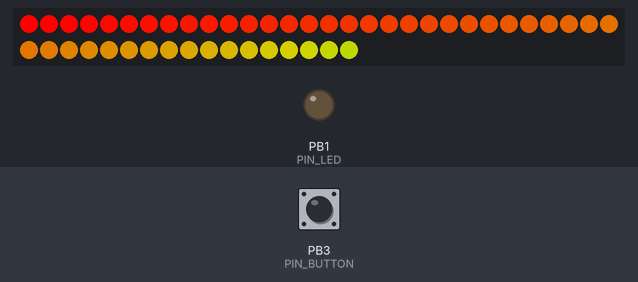
This sketch was run on a simulated ATtiny85, built with avr-gcc and run on an emulated ATtiny85. On the bench: 47 RGB LEDs in strip order, left to right, continuing on the next row, output pins drawn as LEDs (lit = HIGH). The test bench sets the inputs (shaded band); at power-on: PB3 (PIN_BUTTON) LOW.

Above: at 1.6 s.
3.3 s: PB3 (PIN_BUTTON) pulled HIGH for 1 s
At 4.4 s:
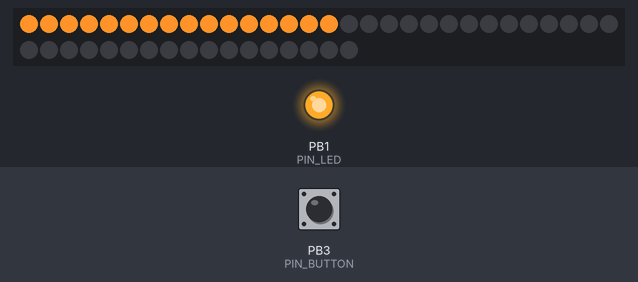
5.8 s: PB3 (PIN_BUTTON) pulled HIGH for 3.2 s
At 6.3 s:
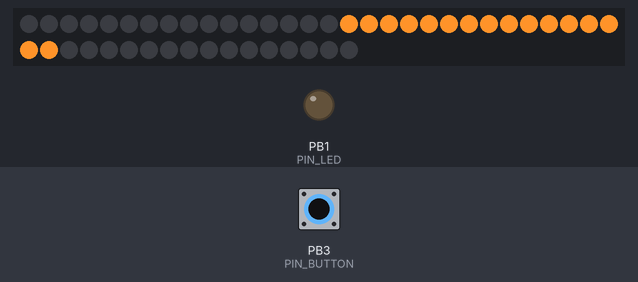
10.5 s: PB3 (PIN_BUTTON) pulled HIGH for 1 s
At 11.1 s:
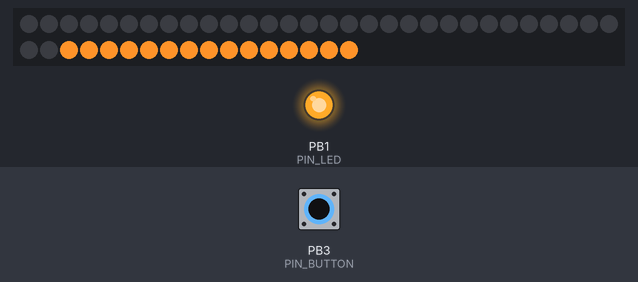
13.0 s: PB3 (PIN_BUTTON) pulled HIGH for 3.2 s
At 14.2 s:
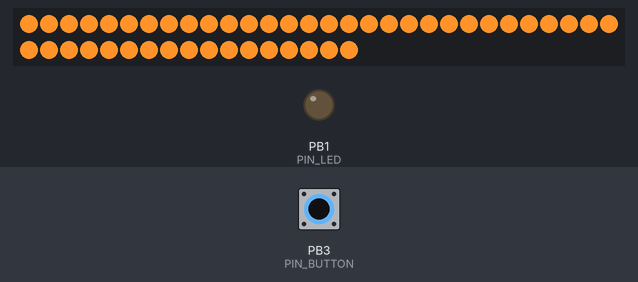
17.7 s: PB3 (PIN_BUTTON) pulled HIGH for 1 s
At 18.36 s:
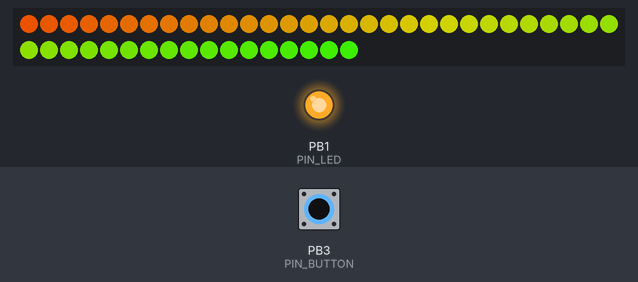
Timing chart, 0 to 20.7 s (numbered marks = the images above; inputs shaded):
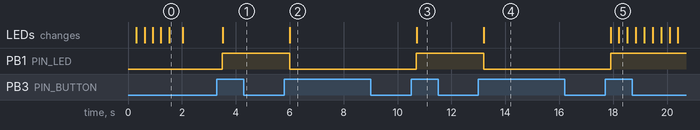

Measured:
- after the input at 3.3 s, PB1 (PIN_LED): LOW → HIGH after 0.20 s; the LEDs: change after 0.21 s (image 1)
- after the input at 5.8 s, PB1 (PIN_LED): HIGH → LOW after 0.20 s; the LEDs: change after 0.20 s (image 2)
- after the input at 10.5 s, PB1 (PIN_LED): LOW → HIGH after 0.20 s; the LEDs: change after 0.21 s (image 3)
- after the input at 13.0 s, PB1 (PIN_LED): HIGH → LOW after 0.20 s; the LEDs: change after 0.21 s (image 4)
- after the input at 17.7 s, PB1 (PIN_LED): LOW → HIGH after 0.20 s; the LEDs: first change after 0.21 s (image 5 shows a later state)
- what the display in image 0 shows lasts 0.5 s, from 1.5 s to 2.0 s

The sketch:

countertop.ino
```cpp
#include <Adafruit_NeoPixel.h>
#ifdef __AVR__
  #include <avr/power.h>
#endif

#define PIN_BUTTON 3
#define PIN_LED    1
#define PIN_STRIP  2

#define DEBOUNCE   200
#define REFRESH    5000

#define PIXELS     47
Adafruit_NeoPixel np = Adafruit_NeoPixel(PIXELS, PIN_STRIP, NEO_GRB + NEO_KHZ800);


int prevButton = LOW;
unsigned long lastTime = 0;

int buttonState = LOW;
int count = 0;

#define STATES 6
int state = 0;
int led = 0;

unsigned long lastRefresh = 0;

const uint32_t COLOR_OFF = np.Color(0, 0, 0);
const uint32_t COLOR_ON = np.Color(255, 147, 41);

int rainbow = 0;

void setup() {
  #if defined (__AVR_ATtiny85__)
    if (F_CPU == 16000000) clock_prescale_set(clock_div_1);
  #endif

  pinMode(PIN_BUTTON, INPUT);
  pinMode(PIN_LED, OUTPUT);
  pinMode(PIN_STRIP, OUTPUT);

  np.begin();

  resetColor();
  np.show();

  intro();

  refresh();
}

void loop() {
  int changed = detectChange();

  if (changed) {
    state = (state + 1) % STATES;
    led = !led;
  }

  if (changed || (millis() - lastRefresh > REFRESH)) {
    lastRefresh = millis();
    refresh();
  }
}

int detectChange() {
  int button = digitalRead(PIN_BUTTON);
  if (button != prevButton) {
    lastTime = millis();
  }
  prevButton = button;

  if (millis() - lastTime > DEBOUNCE) {
    if (button != buttonState) {
      buttonState = button;
      if (buttonState == HIGH) {
        return 1;
      }
    }
  }

  return 0;
}

void resetColor() {
  for (int i = 0; i < PIXELS; i++)
    np.setPixelColor(i, COLOR_OFF);
}

void refresh() {
  if (led) {
    digitalWrite(PIN_LED, HIGH);
  } else {
    digitalWrite(PIN_LED, LOW);
  }

  resetColor();

  if (state == 1) {
    for (int i = 0; i < 16; i++)
      np.setPixelColor(i, COLOR_ON);
  }
  else if (state == 2) {
    for (int i = 16; i < 32; i++)
      np.setPixelColor(i, COLOR_ON);
  }
  else if (state == 3) {
    for (int i=32; i<PIXELS; i++)
      np.setPixelColor(i, COLOR_ON);
  }
  else if (state == 4) {
    for (int i=0; i<PIXELS; i++)
      np.setPixelColor(i, COLOR_ON);
  }
  else if (state == 5) {
    for(int i=0; i<PIXELS; i++) {
      np.setPixelColor(i, Wheel((i+rainbow) & 255));
    }
    rainbow = (rainbow + 1) % 255;
    lastRefresh = millis() - REFRESH + 10;
  }

  np.show();
}

void intro() {
  resetColor();

  for(int j=0; j<256; j++) {
    for(int i=0; i<PIXELS; i++) {
      np.setPixelColor(i, Wheel((i+j) & 255));
    }
    np.show();
    delay(1);
  }

  delay(500);
  resetColor();
  np.show();
}

uint32_t Wheel(byte WheelPos) {
  WheelPos = 255 - WheelPos;
  if(WheelPos < 85) {
    return np.Color(255 - WheelPos * 3, 0, WheelPos * 3);
  }
  if(WheelPos < 170) {
    WheelPos -= 85;
    return np.Color(0, WheelPos * 3, 255 - WheelPos * 3);
  }
  WheelPos -= 170;
  return np.Color(WheelPos * 3, 255 - WheelPos * 3, 0);
}
```
